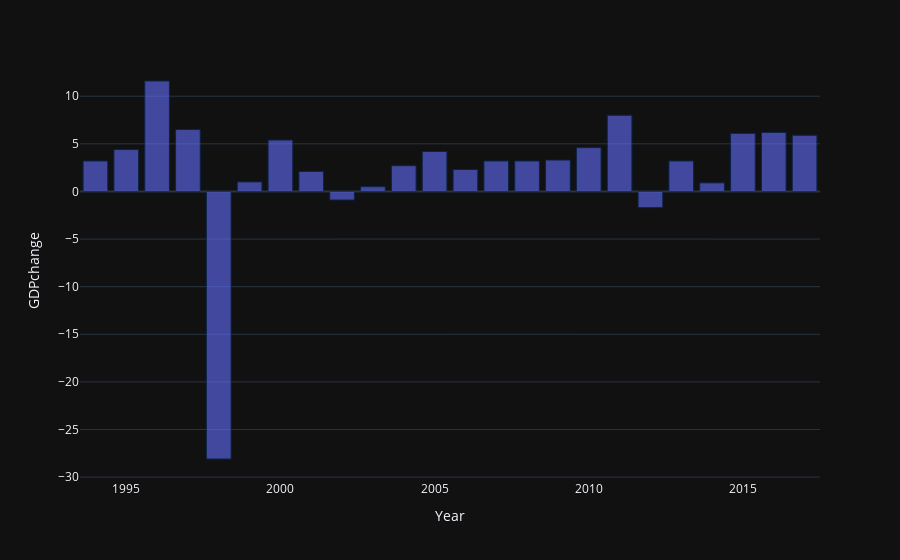

Source (notebook cell):
### Code cell
import plotly.graph_objects as go

fig = px.bar(gdp, x='Year', y='GDPchange',
         template="plotly_dark")

config = {
    'displayModeBar': False,
    'showAxisDragHandles': True,
    'showAxisRangeEntryBoxes' : False,
    'editable': False,
    'doubleClick': False
         }
fig.update_xaxes(fixedrange=True)
fig.update_yaxes(fixedrange=True)
fig.update_traces(marker_line_color='rgb(8,48,107)',
                  marker_line_width=1, opacity=0.6)

fig.show(config=config)

### Figure 1 — Plotly figure (JSON) as saved in the notebook; plotly's stock layout.template omitted (floating-point values rounded to 4 significant figures)
{"data": [{"alignmentgroup": "True", "hovertemplate": "Year=%{x}<br>GDPchange=%{y}<extra></extra>", "legendgroup": "", "marker": {"color": "#636efa", "line": {"color": "rgb(8,48,107)", "width": 1}, "pattern": {"shape": ""}}, "name": "", "offsetgroup": "", "opacity": 0.6, "orientation": "v", "showlegend": false, "textposition": "auto", "type": "bar", "x": [1994, 1995, 1996, 1997, 1998, 1999, 2000, 2001, 2002, 2003, 2004, 2005, 2006, 2007, 2008, 2009, 2010, 2011, 2012, 2013, 2014, 2015, 2016, 2017], "xaxis": "x", "y": [3.2, 4.4, 11.6, 6.5, -28.1, 1, 5.4, 2.1, -0.9, 0.5, 2.7, 4.2, 2.3, 3.2, 3.2, 3.3, 4.6, 8, -1.7, 3.2, 0.9, 6.1, 6.2, 5.9], "yaxis": "y"}], "layout": {"barmode": "relative", "legend": {"tracegroupgap": 0}, "margin": {"t": 60}, "xaxis": {"anchor": "y", "domain": [0, 1], "fixedrange": true, "title": {"text": "Year"}}, "yaxis": {"anchor": "x", "domain": [0, 1], "fixedrange": true, "title": {"text": "GDPchange"}}}}
